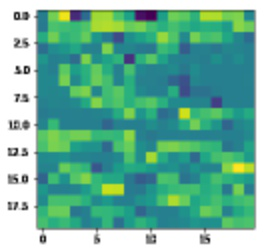
#> input picture input2.jpg, 264 x 252 px, given in place of input2.jpginput2.jpg, which was not available
$ python -i prepare_data1.py   (imports and definitions only)
#> lines starting #> are read from the running program, lines starting #| are printed output that depends on the picture; pictures that were not available may be replaced by others from this repository, and a replacement may not be noted
# -*- coding: utf-8 -*-
import os
import cv2
import h5py
import numpy
import pdb

DATA_PATH = "/home/flipper/ananthsmap/SRCNN-keras/Train/"
TEST_PATH = "/home/flipper/ananthsmap/SRCNN-keras/Test/"
Random_Crop = 30
Patch_size = 32
label_size = 20
conv_side = 6
scale = 2


def prepare_data(_path):
#> called with _path = 'input2.jpg'
    names = os.listdir(_path)
    names = sorted(names)
    nums = names.__len__()

    data = numpy.zeros((nums * Random_Crop, 1, Patch_size, Patch_size), dtype=numpy.double)
    label = numpy.zeros((nums * Random_Crop, 1, label_size, label_size), dtype=numpy.double)

    for i in range(nums):
        name = _path + names[i]
        hr_img = cv2.imread(name, cv2.IMREAD_COLOR)
#> hr_img is the input picture: shape (252, 264, 3); mean B, G, R 156.7, 179.7, 109.3
        shape = hr_img.shape
#> shape = (252, 264, 3)

        hr_img = cv2.cvtColor(hr_img, cv2.COLOR_BGR2YCrCb)
#> hr_img: shape (252, 264, 3); mean of channels 0, 1, 2 156, 94.7, 128.4
        hr_img = hr_img[:, :, 0]
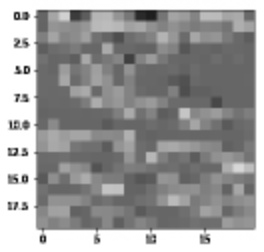
#> hr_img: shape (252, 264); min 15, max 255, mean 156

        # two resize operation to produce training data and labels
        lr_img = cv2.resize(hr_img, (shape[1] // scale, shape[0] // scale))
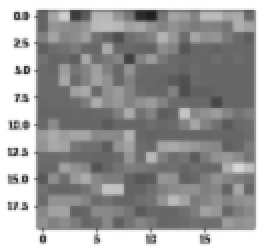
#> lr_img: shape (126, 132) (shown 2 times larger); min 29, max 255, mean 156.1
        lr_img = cv2.resize(lr_img, (shape[1], shape[0]))
#> lr_img: shape (252, 264)

        # produce Random_Crop random coordinate to crop training img
        Points_x = numpy.random.randint(0, min(shape[0], shape[1]) - Patch_size, Random_Crop)
        Points_y = numpy.random.randint(0, min(shape[0], shape[1]) - Patch_size, Random_Crop)

        for j in range(Random_Crop):
            lr_patch = lr_img[Points_x[j]: Points_x[j] + Patch_size, Points_y[j]: Points_y[j] + Patch_size]
            hr_patch = hr_img[Points_x[j]: Points_x[j] + Patch_size, Points_y[j]: Points_y[j] + Patch_size]

            lr_patch = lr_patch.astype(float) / 255.
            hr_patch = hr_patch.astype(float) / 255.

            data[i * Random_Crop + j, 0, :, :] = lr_patch
            label[i * Random_Crop + j, 0, :, :] = hr_patch[conv_side: -conv_side, conv_side: -conv_side]
#> this loop made 30 passes
#> pass 1, in prepare_data, `lr_patch = lr_img[Points_x[j]: Points_x[j] + Patch_size, Points_y[j]: ..`:
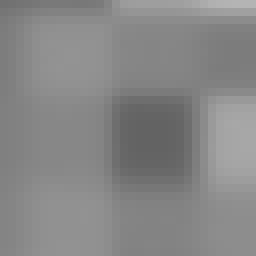
#> lr_patch: shape (32, 32) (shown 8 times larger); min 99, max 180, mean 134.4
#> after the loop:
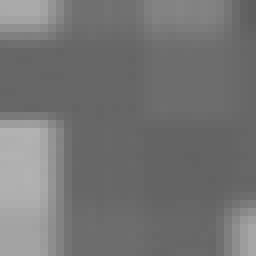
#> hr_patch: shape (32, 32) float64 (shown 8 times larger); min 0.365, max 0.698, mean 0.454
            # cv2.imshow("lr", lr_patch)
            # cv2.imshow("hr", hr_patch)
            # cv2.waitKey(0)
    return data, label

# BORDER_CUT = 8
BLOCK_STEP = 16
BLOCK_SIZE = 32


# [67 lines left out: functions prepare_crop_data, write_hdf5, read_training_data, not called in this run]


# [5 lines not run here, left out]
    # _, _a = read_training_data("train.h5")
    # _, _a = read_training_data("test.h5")

>>> result = prepare_data('input2.jpg')
